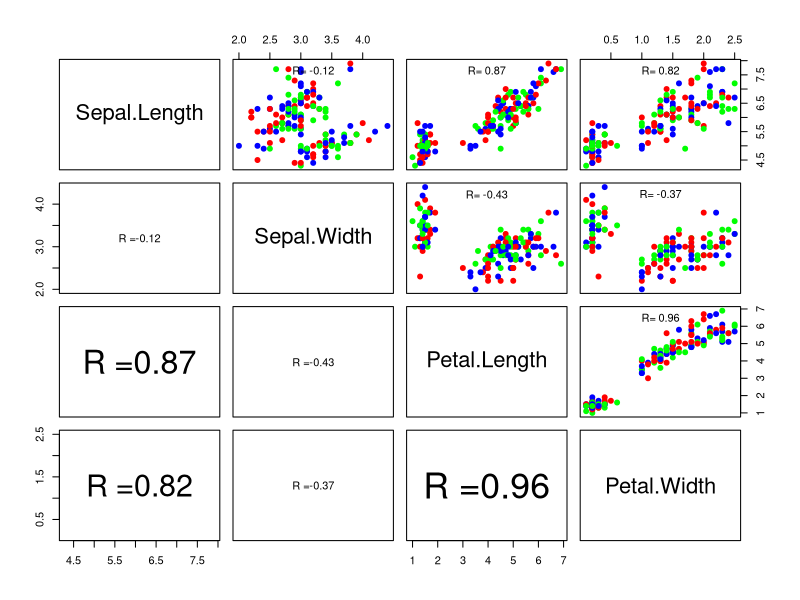

Reproduce this figure in R.
library(datasets)
str(iris)

panel.cor<-function(x,y)
{
  usr<-par("usr");
  on.exit(par(usr))
  par(usr=c(0,1,0,1))
  
  r<-round(cor(x,y),digits = 2)
  txt<-paste0("R =",r)
  cex.cor<-0.8/strwidth(txt)
  text(0.5,0.5,txt,cex=cex.cor*r)
}

upper.panel<-function(x,y)
{
  points(x,y,pch=19,col=c("blue","green","red"))[iris$Species]
  r<-round(cor(x,y),digits = 2)
  txt<-paste0("R= ",r)
  usr<-par("usr");
  on.exit(par(usr))
  par(usr=c(0,1,0,1))
  text(0.5,0.9,txt)
}

pairs(iris[,1:4],lower.panel = panel.cor,upper.panel = upper.panel)

